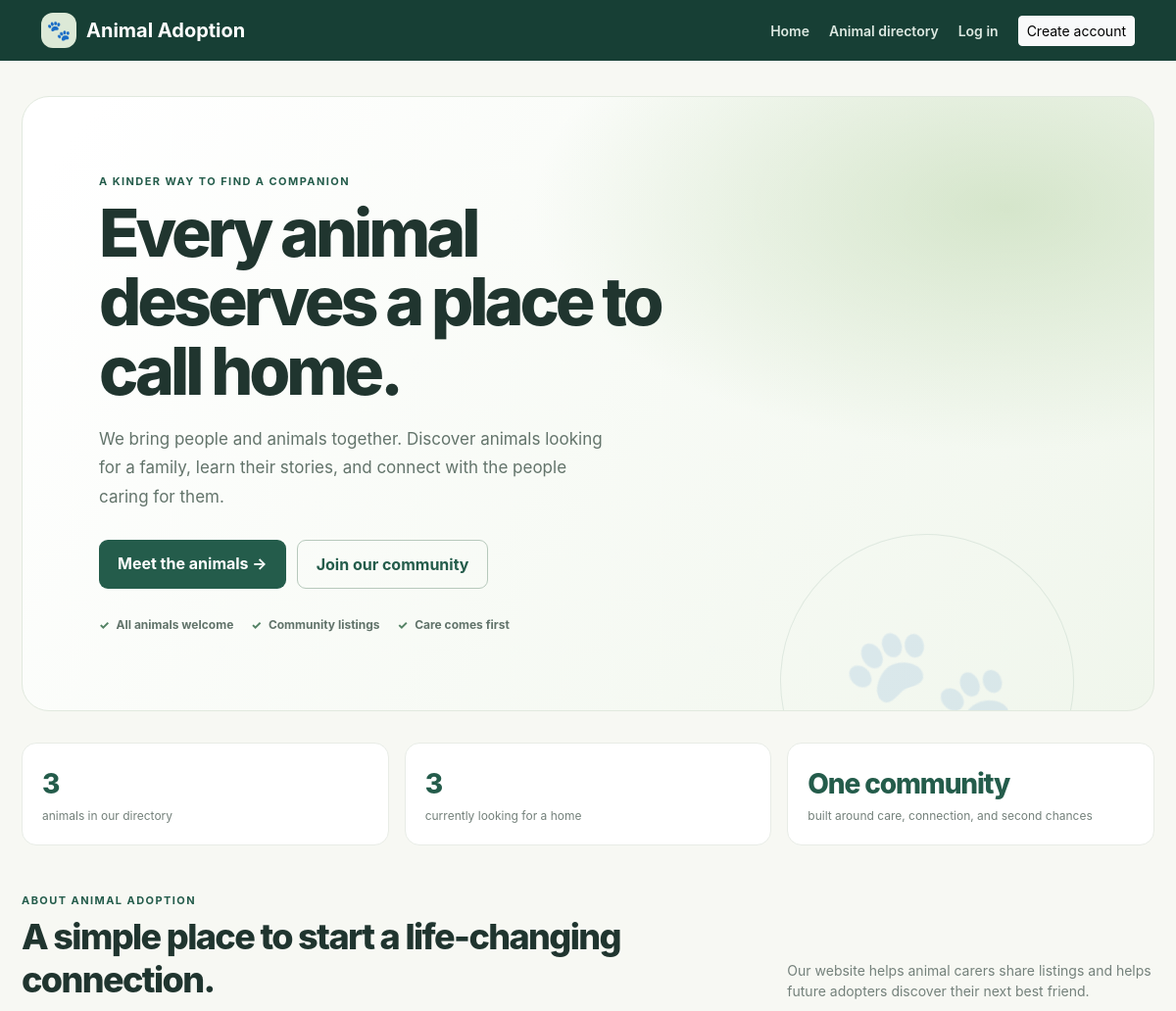
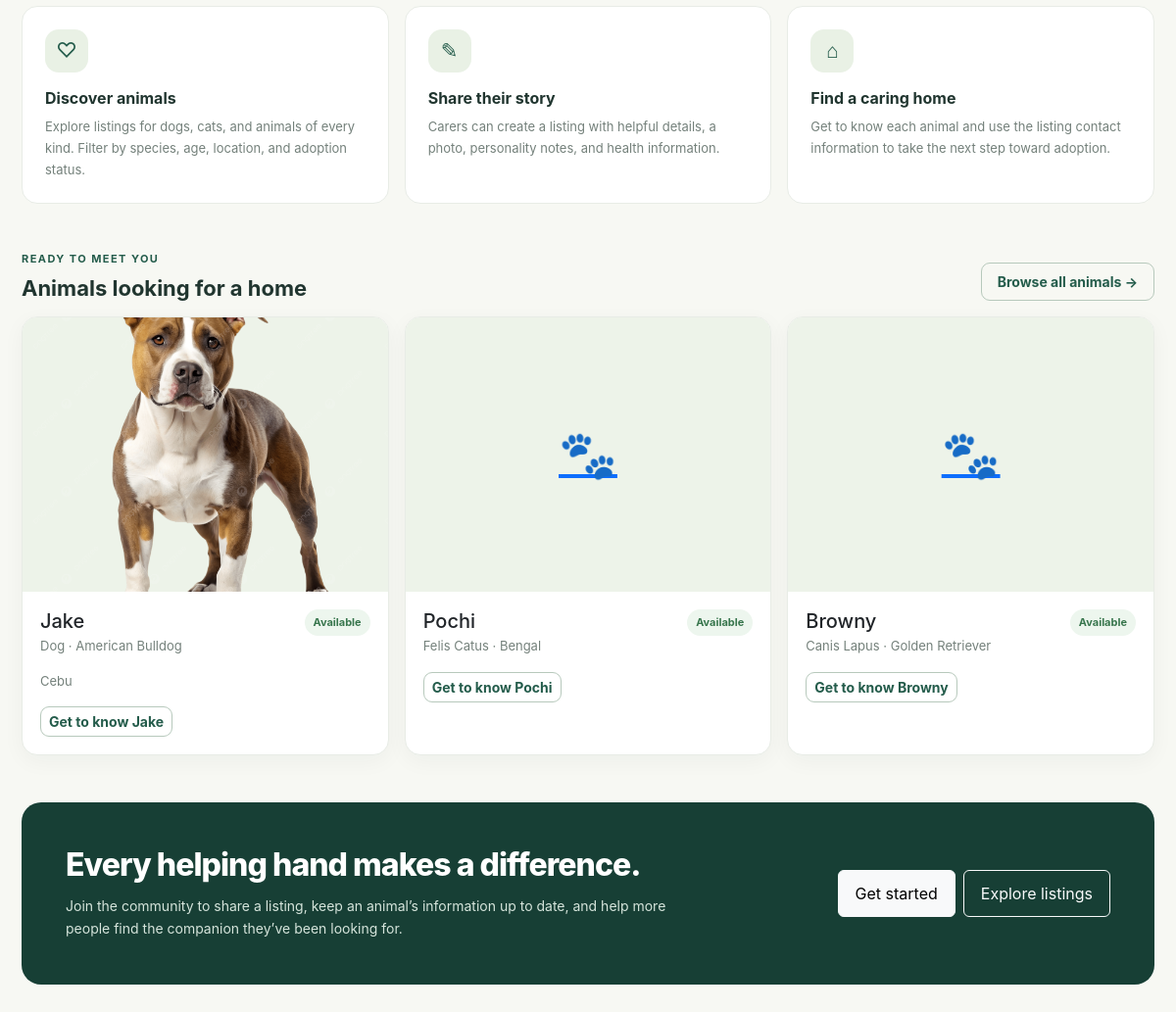
The page / on the database its author committed (2 pictures, top to bottom).
### Tristan_app/models.py (models this page shows, shortened)
class Pet(models.Model):
    STATUS_AVAILABLE = 'Available'
    STATUS_PENDING = 'Pending'
    STATUS_ADOPTED = 'Adopted'
    STATUS_LEGACY = 'Not Available'
    STATUS_CHOICES = [
        (STATUS_AVAILABLE, 'Available'),
        (STATUS_PENDING, 'Pending'),
        (STATUS_ADOPTED, 'Adopted'),
        (STATUS_LEGACY, 'Not Available (legacy)'),
    ]
    SEX_CHOICES = [
        ('Female', 'Female'),
        ('Male', 'Male'),
        ('Unknown', 'Unknown'),
    ]
    pet_id = models.AutoField(primary_key=True)
    pet_name = models.CharField(max_length=100)
    species = models.CharField(max_length=100, db_index=True)
    breed = models.CharField(max_length=100)
    adoption_status = models.CharField(
        max_length=20, choices=STATUS_CHOICES, default=STATUS_AVAILABLE, db_index=True,
    )
    owner_name = models.CharField(max_length=100, blank=True, default='')
    owner = models.ForeignKey(
        settings.AUTH_USER_MODEL,
        on_delete=models.SET_NULL,
        related_name='animal_listings',
        null=True,
        blank=True,
    )
    age = models.PositiveSmallIntegerField(null=True, blank=True)
    sex = models.CharField(max_length=10, choices=SEX_CHOICES, blank=True)
    description = models.TextField(blank=True)
    health_info = models.TextField(blank=True)
    location = models.CharField(max_length=120, blank=True, db_index=True)
    image = models.FileField(
        upload_to=animal_image_path,
        blank=True,
        validators=[validate_animal_image],
    )
    created_at = models.DateTimeField(default=timezone.now, editable=False)
    updated_at = models.DateTimeField(default=timezone.now, editable=False)

### Tristan_app/views.py (the view)
# urls.py: 2. Add a URL to urlpatterns:  path('', views.home, name='home')
def home(request):
    available_animals = Pet.objects.filter(
        adoption_status=Pet.STATUS_AVAILABLE,
    ).select_related('owner')
    return render(request, 'PetApp/home.html', {
        'available_count': available_animals.count(),
        'animal_count': Pet.objects.count(),
        'featured_animals': available_animals.order_by('-created_at')[:3],
    })

### Tristan_app/templates/PetApp/home.html (shortened to what this page needs)
{% extends "PetApp/base.html" %}
{% block content %}
<div class="home-wrap">
    <section class="hero" aria-labelledby="home-title">
        <div class="hero-copy">
            <div class="eyebrow">A kinder way to find a companion</div>
            <h1 id="home-title">Every animal deserves a place to call home.</h1>
            <p>We bring people and animals together. Discover animals looking for a family, learn their stories, and connect with the people caring for them.</p>
            <div class="hero-actions">
                <a class="btn btn-green" href="{% url 'directory' %}">Meet the animals <span aria-hidden="true">→</span></a>
                {% if user.is_authenticated %}
                    <a class="btn btn-outline-green" href="{% url 'animal_create' %}">List an animal</a>
                {% else %}
                    <a class="btn btn-outline-green" href="{% url 'signup' %}">Join our community</a>
                {% endif %}
            </div>
            <div class="trust-row" aria-label="Our values">
                <span>All animals welcome</span><span>Community listings</span><span>Care comes first</span>
            </div>
        </div>
    </section>
    <section class="row g-3 mt-3 mb-5" aria-label="Community at a glance">
        <div class="col-6 col-md-4"><div class="impact-card"><div class="impact-number">{{ animal_count }}</div><div class="impact-label">animals in our directory</div></div></div>
        <div class="col-6 col-md-4"><div class="impact-card"><div class="impact-number">{{ available_count }}</div><div class="impact-label">currently looking for a home</div></div></div>
        <div class="col-md-4"><div class="impact-card"><div class="impact-number">One community</div><div class="impact-label">built around care, connection, and second chances</div></div></div>
    </section>
    <section class="mb-5" aria-labelledby="about-title">
        <div class="row align-items-end g-3 mb-3">
            <div class="col-lg-8"><div class="eyebrow">About Animal Adoption</div><h2 class="page-title" id="about-title" style="font-size:clamp(25px,3.8vw,36px)">A simple place to start a life-changing connection.</h2></div>
            <div class="col-lg-4"><p class="page-subtitle">Our website helps animal carers share listings and helps future adopters discover their next best friend.</p></div>
        </div>
        <div class="row g-3">
            <div class="col-md-4"><article class="story-card"><div class="story-icon" aria-hidden="true">♡</div><h3>Discover animals</h3><p>Explore listings for dogs, cats, and animals of every kind. Filter by species, age, location, and adoption status.</p></article></div>
            <div class="col-md-4"><article class="story-card"><div class="story-icon" aria-hidden="true">✎</div><h3>Share their story</h3><p>Carers can create a listing with helpful details, a photo, personality notes, and health information.</p></article></div>
            <div class="col-md-4"><article class="story-card"><div class="story-icon" aria-hidden="true">⌂</div><h3>Find a caring home</h3><p>Get to know each animal and use the listing contact information to take the next step toward adoption.</p></article></div>
        </div>
    </section>
    <section class="home-feature mb-5" aria-labelledby="featured-title">
        <div class="d-flex flex-wrap justify-content-between align-items-end gap-3 mb-3">
            <div><div class="eyebrow">Ready to meet you</div><h2 class="section-title" id="featured-title" style="font-size:22px">Animals looking for a home</h2></div>
            <a class="btn btn-outline-green btn-sm px-3 py-2" href="{% url 'directory' %}">Browse all animals →</a>
        </div>
        <div class="row g-3">
            {% for animal in featured_animals %}
                <div class="col-md-4"><article class="animal-card">
                    <a href="{% url 'animal_detail' animal.pet_id %}">
                        {% if animal.image %}<img class="animal-photo" src="{{ animal.image.url }}" alt="Photo of {{ animal.pet_name }}" loading="lazy">
                        {% else %}<div class="animal-placeholder" aria-hidden="true">🐾</div>{% endif %}
                    </a>
                    <div class="animal-card-body">
                        <div class="d-flex justify-content-between align-items-start gap-2"><div><h3 class="h5 mb-1"><a class="text-decoration-none text-dark" href="{% url 'animal_detail' animal.pet_id %}">{{ animal.pet_name }}</a></h3><div class="animal-meta">{{ animal.species }}{% if animal.breed %} · {{ animal.breed }}{% endif %}</div></div><span class="status">Available</span></div>
                        {% if animal.location %}<div class="animal-meta mt-3">{{ animal.location }}</div>{% endif %}
                        <a class="btn btn-outline-green btn-sm mt-3" href="{% url 'animal_detail' animal.pet_id %}">Get to know {{ animal.pet_name }}</a>
                    </div>
                </article></div>
            {% empty %}
                <div class="col-12"><div class="panel empty-state"><strong>New friends are on their way.</strong>There are no available animal listings right now. Visit the directory again soon.</div></div>
            {% endfor %}
        </div>
    </section>
    <section class="home-cta d-flex flex-wrap justify-content-between align-items-center gap-4">
        <div><h2>Every helping hand makes a difference.</h2><p>Join the community to share a listing, keep an animal’s information up to date, and help more people find the companion they’ve been looking for.</p></div>
        <div class="d-flex flex-wrap gap-2">
            <a class="btn btn-light" href="{% if user.is_authenticated %}{% url 'animal_create' %}{% else %}{% url 'signup' %}{% endif %}">{% if user.is_authenticated %}List an animal{% else %}Get started{% endif %}</a>
            <a class="btn btn-outline-light" href="{% url 'directory' %}">Explore listings</a>
        </div>
    </section>
</div>
{% endblock %}

### Tristan_app/templates/PetApp/base.html (style rules this page uses)
:root { --ink:#20352f; --muted:#74817b; --green:#245c4b; --forest:#173f35; --cream:#f7f8f3; --line:#e8ece6; --sage:#dce9d7; }
body { min-height:100vh; background:var(--cream); color:var(--ink); font-family:Inter,ui-sans-serif,system-ui,-apple-system,"Segoe UI",sans-serif; }
.eyebrow { margin-bottom:8px; color:var(--green); font-size:11px; font-weight:750; letter-spacing:.13em; text-transform:uppercase; }
.page-title { margin:0; color:var(--ink); font-size:clamp(28px,4vw,40px); font-weight:760; letter-spacing:-.045em; }
.page-subtitle { margin:8px 0 0; color:var(--muted); font-size:14px; }
.panel,.stat-card,.animal-card { border:1px solid var(--line); border-radius:16px; background:#fff; box-shadow:0 6px 22px rgba(27,55,43,.045); }
.btn-green { border:0; border-radius:9px; background:var(--green); color:#fff; font-weight:700; }
.btn-outline-green { border:1px solid #b7c9bc; border-radius:9px; color:var(--green); font-weight:650; }
.animal-card { overflow:hidden; height:100%; transition:transform .18s ease,box-shadow .18s ease; }
.animal-photo,.animal-placeholder { display:grid; width:100%; height:280px; place-items:center; background:#edf3e9; object-fit:cover; }
.animal-placeholder { color:#6f8b70; font-size:48px; }
.animal-card-body { padding:18px; }
.animal-meta { color:var(--muted); font-size:13px; }
.status { display:inline-flex; align-items:center; padding:5px 9px; border-radius:99px; background:#edf6ee; color:#38764d; font-size:11px; font-weight:750; }
.section-title { margin:0; font-size:17px; font-weight:740; }

### Tristan_app/templates/PetApp/home.html (style rules this page uses)
.home-wrap { max-width:1200px; margin:auto; }
.hero { position:relative; overflow:hidden; padding:clamp(34px,7vw,78px); border:1px solid #e1e9de; border-radius:28px; background:radial-gradient(ellipse at 87% 18%,rgba(201,222,188,.72),transparent 34%),linear-gradient(125deg,#fff 5%,#f0f6ec 100%); }
.hero::after { position:absolute; right:7%; bottom:-120px; display:grid; width:300px; height:300px; place-items:center; border:1px solid rgba(36,92,75,.1); border-radius:50%; color:rgba(36,92,75,.11); content:"🐾"; font-size:135px; transform:rotate(-18deg); }
.hero-copy { position:relative; z-index:1; max-width:600px; }
.hero h1 { max-width:580px; margin:0; color:var(--ink); font-size:clamp(39px,6.6vw,68px); font-weight:800; letter-spacing:-.06em; line-height:1.04; }
.hero p { max-width:520px; margin:20px 0 0; color:#63746b; font-size:17px; line-height:1.75; }
.hero-actions { display:flex; flex-wrap:wrap; gap:11px; margin-top:28px; }
.hero-actions .btn { padding:12px 19px; }
.trust-row { display:flex; flex-wrap:wrap; gap:18px; margin-top:28px; color:#61736a; font-size:12px; font-weight:650; }
.trust-row span::before { margin-right:7px; color:#538264; content:"✓"; font-weight:800; }
.impact-card { height:100%; padding:20px; border:1px solid var(--line); border-radius:15px; background:#fff; }
.impact-number { color:var(--green); font-size:28px; font-weight:780; letter-spacing:-.04em; }
.impact-label { margin-top:3px; color:var(--muted); font-size:12px; }
.story-card { height:100%; padding:23px; border:1px solid var(--line); border-radius:16px; background:#fff; }
.story-icon { display:grid; width:44px; height:44px; margin-bottom:17px; place-items:center; border-radius:14px; background:#e9f1e5; color:var(--green); font-size:21px; }
.story-card h3 { font-size:16px; font-weight:740; }
.story-card p { margin:8px 0 0; color:var(--muted); font-size:13px; line-height:1.7; }
.home-feature .animal-card { border-radius:16px; }
.home-cta { padding:clamp(25px,5vw,45px); border-radius:20px; background:var(--forest); color:#fff; }
.home-cta h2 { font-size:clamp(23px,3vw,32px); font-weight:760; letter-spacing:-.03em; }
.home-cta p { max-width:620px; margin:10px 0 0; color:#d5e4db; font-size:14px; line-height:1.7; }
.home-cta .btn { padding:11px 17px; }

### rows shown on the page
Pet: image (picture), pet_name "Jake", species "Dog", breed "American Bulldog", location "Cebu"
Pet: pet_name "Pochi", species "Felis Catus", breed "Bengal"
Pet: pet_name "Browny", species "Canis Lapus", breed "Golden Retriever"

### other values the page prints
{{ animal_count }} "3"
{{ available_count }} "3"
